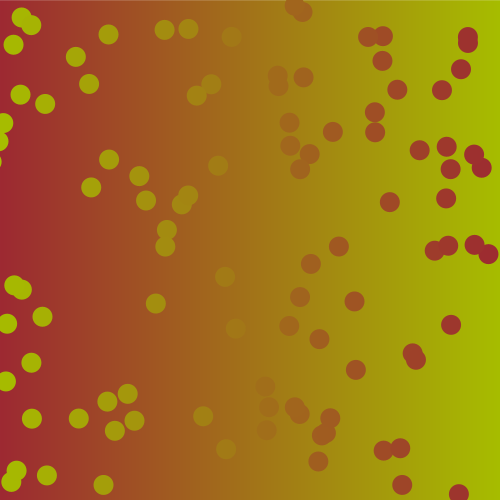
Frame 1 (no input)
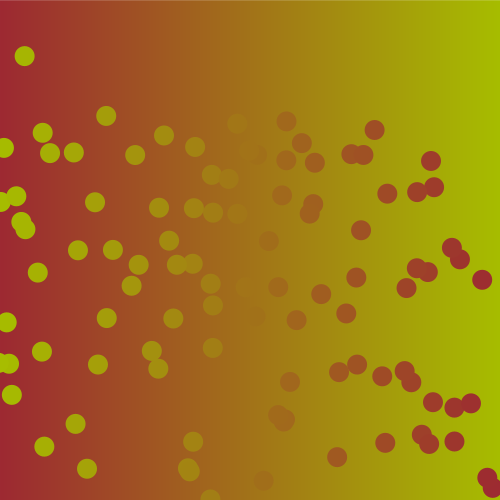
Frame 60 (the mouse pressed at the canvas centre just before this capture)
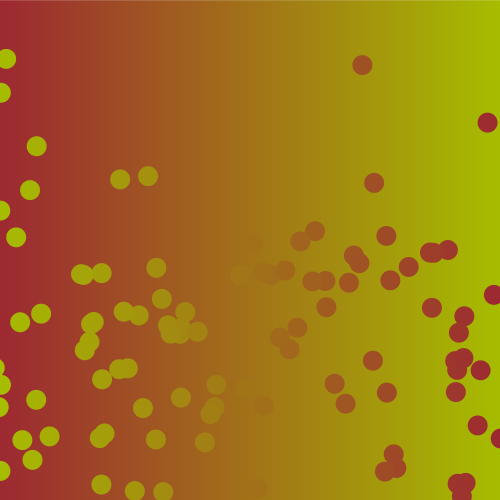
Frame 120 (the mouse held since frame 60 and released just before this capture)

The Processing sketch that drew these frames (run headless with seeded random() and noise(); from frame 60 on, the mouse is pressed at the canvas centre):

// Processing sketch: miyabi
// ── miyabi.pde
void setup() {
  size(500, 500);
  colorMode(RGB, 255);
  strokeWeight(1);
  for (int i = 0; i < circle.length; ++i) {
    circle[i] = new Circle();
  }
}

int t = 0;
int s = 1;

Circle[] circle = new Circle[100];

void draw() {
  background(255);
  back();
  for (int i = 0; i < circle.length; ++i) {
    circle[i].move();
    circle[i].display();
  }
  t += s;
}

void back() {
  float r1, g1, b1;
  r1 = 157;
  g1 = 41;
  b1 = 50;
  float r2, g2, b2;
  r2 = 167;
  g2 = 189;
  b2 = 0;
  float dr, dg, db;
  dr = r2-r1;
  dg = g2-g1;
  db = b2-b1;
  for (int i = 0; i < 500; ++i) {
    float r = map(i, 0, 500, 0, dr);
    float g = map(i, 0, 500, 0, dg);
    float b = map(i, 0, 500, 0, db);
    stroke(r1 + r, g1 + g, b1 + b);
    line(i, 0, i, height);
  }
}

class Circle {
  float[] x = new float[2];
  float[] v = new float[2];
  float R, G, B;
  Circle() {
    reset();
  }

  void reset() {
    x[0] = random(0, width);
    x[1] = random(0, height);
    if (x[0]-width/2 < 0) {
      v[0] = -random(1, 10);
    } else {
      v[0] = random(1, 10);
    }
    v[1] = 0;
  }

  void move() {
    x[0] += v[0]*s;
    x[1] += 2*pow(s, 2) + v[1]*s;
    if (x[0] < 0||x[0] > width) {
      v[0] = -v[0];
    }
    if (x[1] > height||x[1] < 0) {
      reset();
    }
  }
  void display() {
    noStroke();

    /*color setting*/
    float r1, g1, b1;
    r1 = 157;
    g1 = 41;
    b1 = 50;
    float r2, g2, b2;
    r2 = 167;
    g2 = 189;
    b2 = 0;
    float dr, dg, db;
    dr = r2-r1;
    dg = g2-g1;
    db = b2-b1;
    R = r1 + map(x[0], 500, 0, 0, dr);
    G = g1 +map(x[0], 500, 0, 0, dg);
    B = b1 +map(x[0], 500, 0, 0, db);
    fill(R, G, B);
    ellipse(x[0], x[1], 20, 20);
  }
}
